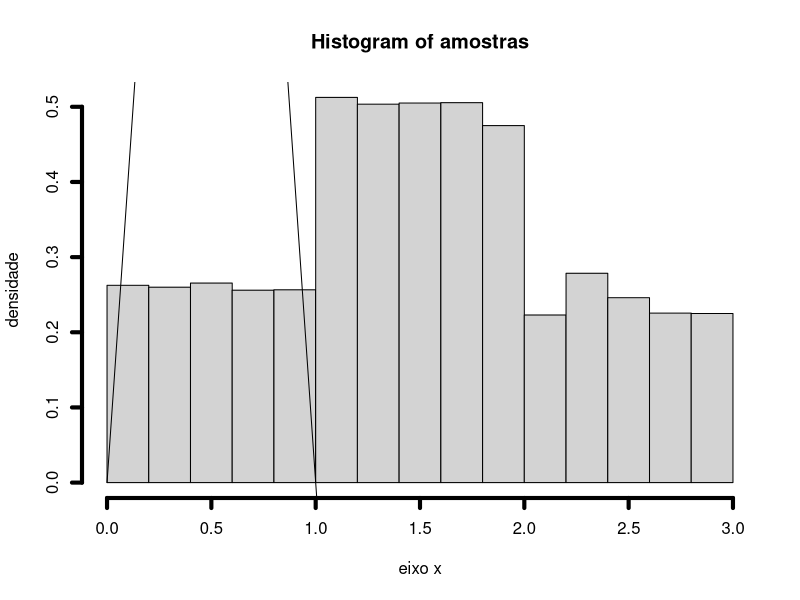

This figure's R source:
curva <- function(x){
    ifelse(x <= 0.5, 4*x , 4*(1-x))
}

gerarAmostraInversa<- function(n){
    u <- runif(n)
    amostras <- numeric(n)
    idx_menor <- u <= 0.5
    idx_maior <- u > 0.5
    amostras[idx_menor] <- u[idx_menor]*4
    amostras[idx_maior] <- (4*u[idx_maior]) -1 
    return (amostras)
}


amostras <- gerarAmostraInversa(10000)

hist(amostras, probability = TRUE, lwd = 4, xlab = "eixo x", ylab = "densidade")

curve(curva,
    xlab = "x",
    ylab='densidade',
    add = TRUE,)
